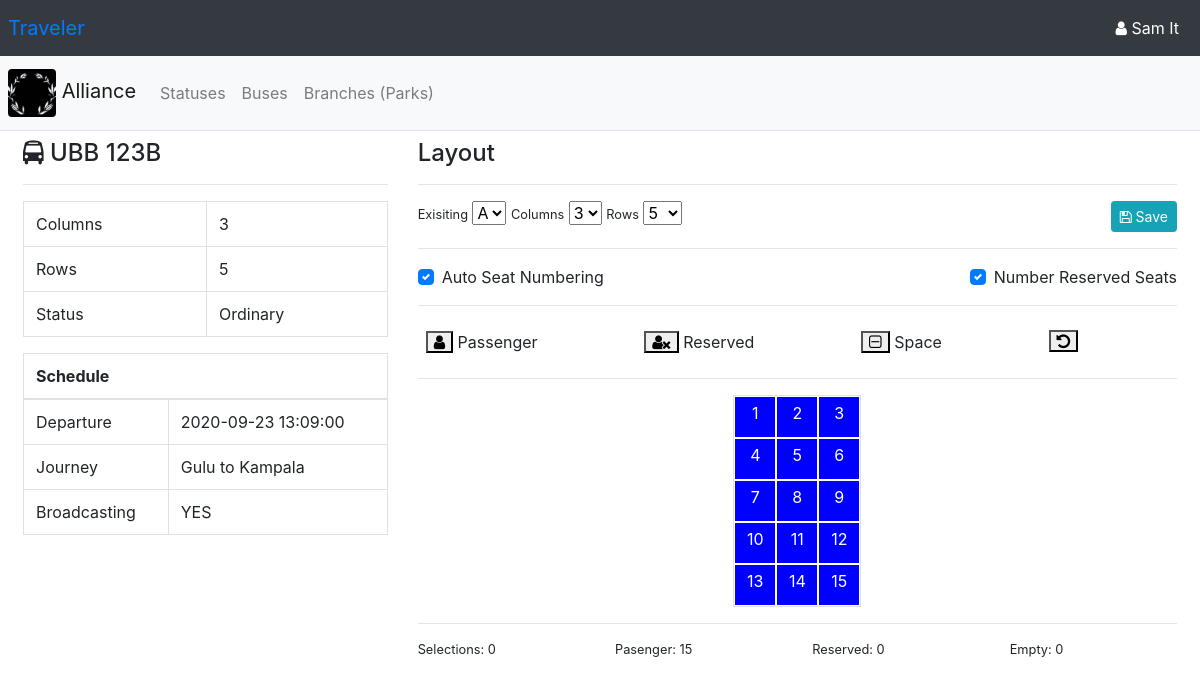
The page /company/1/buses/1 (signed in) on the database as committed earlier.
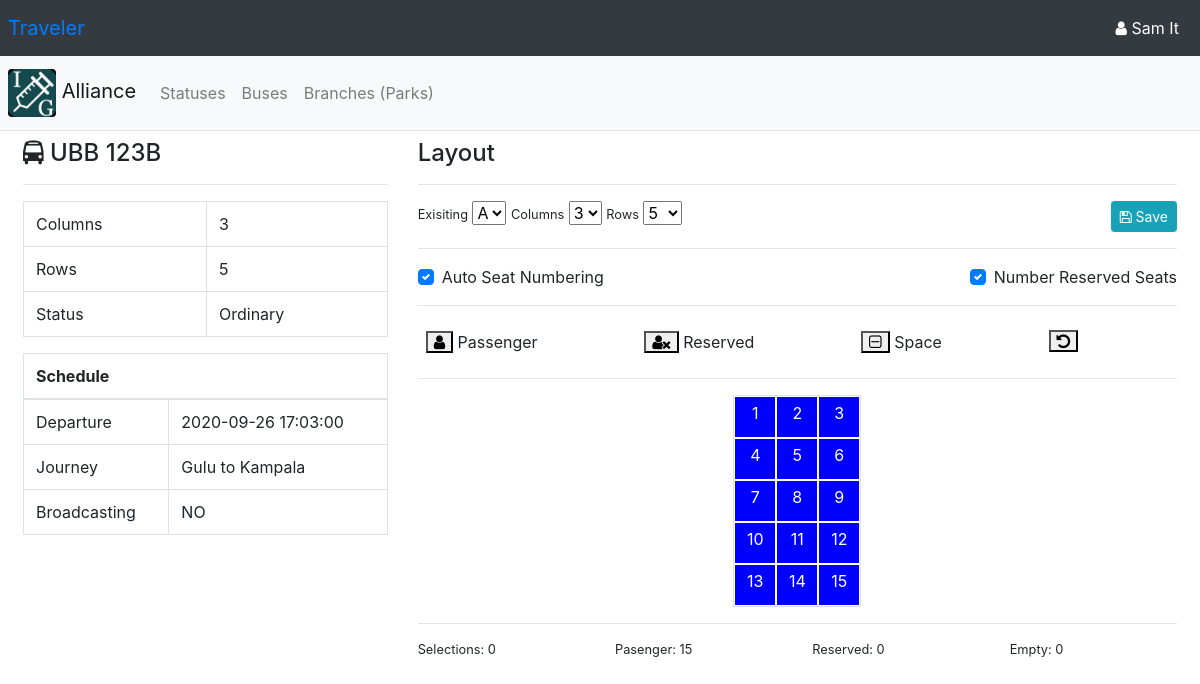
The same page on the database as committed later.
### app/models/models.py (models this page shows, shortened)
class Profile(db.Model):
    id = db.Column(db.Integer, primary_key=True)
    first_name = db.Column(db.String(64))
    last_name = db.Column(db.String(64))
    telephone = db.Column(db.String(16))
    is_admin = db.Column(db.Boolean())
    is_manager = db.Column(db.Boolean())
    is_cashier = db.Column(db.Boolean())
    branch_id = db.Column(db.Integer, db.ForeignKey("branch.id"))
    user_id = db.Column(db.Integer, db.ForeignKey("user.id", ondelete="CASCADE"))
    def display_name(self):
        return f"{self.first_name} {self.last_name}"

class Company(db.Model):
    id = db.Column(db.Integer, primary_key=True)
    name = db.Column(db.String(64))
    logo = db.Column(db.String(64))
    branches = db.relationship("Branch", backref="company")
    buses = db.relationship("Bus", backref="company")
    statuses = db.relationship("Status", backref="company")

class Bus(db.Model):
    id = db.Column(db.Integer, primary_key=True)
    number = db.Column(db.String(16))
    columns = db.Column(db.Integer)
    rows = db.Column(db.Integer)
    broadcast = db.Column(db.Boolean)
    departure_time = db.Column(db.DateTime)
    booking_deadline = db.Column(db.DateTime)
    company_id = db.Column(db.Integer, db.ForeignKey("company.id"))
    status_id = db.Column(db.Integer, db.ForeignKey("status.id"))
    journey_id = db.Column(db.Integer, db.ForeignKey("journey.id"))
    grids = db.relationship("Grid", backref="bus")
    def grids_dict(self):
        grids = [grid.grid_dict() for grid in self.grids]
        return json.dumps(grids).replace('"', '')

class Status(db.Model):
    id = db.Column(db.Integer, primary_key=True)
    name = db.Column(db.String(64))
    default = db.Column(db.Boolean, default=False)
    company_id = db.Column(db.Integer, db.ForeignKey("company.id"))
    pricings = db.relationship("Pricing", backref="status")
    buses = db.relationship("Bus", backref="status")
    def __str__(self):
        return self.name

class Journey(db.Model):
    id = db.Column(db.Integer, primary_key=True)
    from_ = db.Column(db.String(64))
    to = db.Column(db.String(64))
    distance = db.Column(db.Float)
    duration = db.Column(db.Float)
    branch_id = db.Column(db.Integer, db.ForeignKey("branch.id"))
    buses = db.relationship("Bus", backref="journey")
    pickups = db.relationship("Pickup", backref="journey")
    pricings = db.relationship("Pricing", backref="journey")
    def __str__(self):
        return f"{self.from_} to {self.to}"

### app/WEB/views/company.py (the view)
@company_bp.route("/<int:company_id>/buses/<int:bus_id>", methods=["GET"])
def get_company_bus(company_id, bus_id):
    company = Company.query.get(company_id)
    bus = Bus.query.get(bus_id)
    update_bus_layout_form = UpdateBusLayoutForm(obj=bus)
    return render_template("bus/company-bus.html", bus=bus, company=company, update_bus_layout_form=update_bus_layout_form)

### app/WEB/forms/bus.py (shortened to what this page needs)
class UpdateBusLayoutForm(FlaskForm):
	layout = StringField(validators=[DataRequired()], widget=HiddenInput())
	columns = SelectField("Columns", validators=[DataRequired()], coerce=int)
	rows = SelectField("Rows", validators=[DataRequired()], coerce=int)
	submit = SubmitField('Save')
	def __init__(self, *args, **kwargs):
		super().__init__(*args, **kwargs)
		self.columns.choices = columns_choices
		self.rows.choices = rows_choices

### app/WEB/context_processors.py (called while the page is built)
@app.context_processor
def company():
	if current_user.is_authenticated:
		branch = current_user.profile.branch
		if branch:
			return {
				"branch": branch,
				"company": branch.company,
			}
	return {}

### app/models/models.py (called while the page is built)
    def grid_dict(self):
        return {"id":self.id, "index":self.index, "grid_type":self.grid_type, "number":self.number, "label":self.label, "booking_id":self.booking_id,"booked":bool(self.booking)}

    def __str__(self):
        return self.profile.display_name()

### app/setup.py (called while the page is built)
@login_manager.user_loader
def load_user(user_id):
	return User.query.get(user_id)

### app/templates/bus/company-bus.html
{% extends 'company/company.html' %}
{% block company_content %}
<div class="row p-2 m-0">
	<div class="col-md-4">
		<h4><span class="fa fa-bus"></span> {{bus.number}}</h4>
		<hr>
		<table class="table table-bordered">
			<tbody>
				<tr>
					<td>Columns</td><td>{{bus.columns}}</td>
				</tr>
				<tr>
					<td>Rows</td><td>{{bus.rows}}</td>
				</tr>
				<tr>
					<td>Status</td><td>{{bus.status}}</td>
				</tr>
			</tbody>
		</table>
		<table class="table table-bordered">
			<tbody>
				<thead>
					<th colspan="2">Schedule</th>
				</thead>
				<tr>
					<td>Departure</td><td>{{bus.departure_time}}</td>
				</tr>
				<tr>
					<td>Journey</td><td>{{bus.journey}}</td>
				</tr>
				<tr>
					<td>Broadcasting</td><td>{% if bus.broadcast %}YES{% else %}NO{% endif %}</td>
				</tr>
			</tbody>
		</table>
	</div>
	<div class="col-md-8">
		{% include 'bus/bus-layout.html' %}
	</div>
</div>
{% endblock %}

### app/templates/company/company.html (shortened to what this page needs)
{% extends 'company/company-base.html' %}

### app/templates/company/company-base.html (shortened to what this page needs)
{% extends 'index/admin-base.html' %}
{% block content %}
<nav class="navbar navbar-expand-lg navbar-light bg-light p-2 border-bottom fixed d-flex">
	<a class="navbar-brand" href="{{url_for('company.get_company', company_id=company.id)}}"><img class="img-fluid rounded" style="width: 3rem;" src="{{url_for('company.get_company_logo', logoname=company.logo)}}" /> {{company.name}}</a>
	<div class="collapse navbar-collapse" id="navbarSupportedContent">
		<ul class="navbar-nav mr-auto">
			<li class="nav-item {% block active_statuses %}{% endblock %}">
				<a class="nav-link" href="{{ url_for('company.get_company_statuses', company_id=company.id) }}">Statuses</a>
			</li>
			<li class="nav-item {% block active_buses %}{% endblock %}">
				<a class="nav-link" href="{{ url_for('company.get_company_buses', company_id=company.id) }}">Buses</a>
			</li>
			<li class="nav-item {% block active_branches %}{% endblock %}">
				<a class="nav-link" href="{{ url_for('company.get_company_branches', company_id=company.id) }}">Branches (Parks)</a>
			</li>
		</ul>
	</div>
</nav>
{% block company_content %}
{% endblock %}
{% endblock %}

### app/templates/index/admin-base.html (shortened to what this page needs)
{% extends 'base.html' %}
{% block body %}
	<body>
		<div class="bg-dark d-flex p-2">
			<div class="flex-fill">
				<a href="{{url_for('index.index')}}" class="navbar-brand">
					Traveler
	            </a>
            </div>
            <button type="button" class="btn btn-dark" data-toggle="dropdown">
				<span class="fa fa-user"></span> {{current_user}}</span>
			</button>
        </div>
		{% block content %}
		{% endblock %}
	</body>
{% endblock %}

### app/templates/base.html (shortened to what this page needs)
<html>
	<head>
		<link rel="stylesheet" type="text/css" href="{{ url_for('static', filename='css/bootstrap.min.css') }}">
		<link rel="stylesheet" type="text/css" href="{{ url_for('static', filename='css/cropper.min.css') }}">
		<link rel="stylesheet" type="text/css" href="{{ url_for('static', filename='css/tempusdominus-bootstrap-4.min.css') }}">
		<link rel="stylesheet" type="text/css" href="{{ url_for('static', filename='css/style.css') }}">
		<link rel="stylesheet" type="text/css" href="{{ url_for('static', filename='css/font-awesome.min.css') }}">
	</head>
	<body>
		{% block body %}
		{% endblock %}
	</body>
</html>

### app/templates/bus/bus-layout.html (shortened to what this page needs)
<h4 class="flex-fill">Layout </h4>
<hr>
<form class="-flex" method="POST" action="{{ url_for('bus.update_bus_layout', bus_id=bus.id) }}">
	<small>Exisiting</small>
	<select id="layout-selector" onchange="">
		<option>A</option>
	</select>
	<small>{{update_bus_layout_form.columns.label}}</small> {{ update_bus_layout_form.columns(onchange="setCols(event)") }}
	<small>{{update_bus_layout_form.rows.label}}</small> {{ update_bus_layout_form.rows(onchange="setRows(event)") }}
	<button class="btn btn-info btn-sm float-right"><span class="fa fa-save"></span> Save</button>
</form>
<hr>
<div class="form-group d-flex">
	<div class="custom-control custom-checkbox flex-fill">
		<label class="custom-control-label" for="autoSeatNumbering">Auto Seat Numbering</label>
	</div>
	<div class="custom-control custom-checkbox">
		<label class="custom-control-label" for="numberReservedSeats">Number Reserved Seats</label>
	</div>
</div>
<hr>
<div class="d-flex">
	<div class="p-2 flex-fill">
		<button class="flex-fill" onclick="changeGridItems(1)"><span class="fa fa-user"></span></button>
		Passenger
	</div>
	<div class="p-2 flex-fill">
		<button class="flex-fill" onclick="changeGridItems(2)"><span class="fa fa-user-times"></span></button>
		Reserved
	</div>
	<div class="p-2 flex-fill">
		<button class="flex-fill"  onclick="changeGridItems(0)"><span class="fa fa-minus-square-o"></span></button>
		Space
	</div>
	<div class="p-2 flex-fill">
		<button class="flex-fill"><span class="fa fa-undo"></span></button>
	</div>
</div>
<hr>
<div align="center">
	<div id="grid" class="grid border"></div>
</div>
<hr>
<div class="row">
	<div class="col"><small>Selections: </small><small id="selection-count">3</small></div>
	<div class="col"><small>Pasenger: </small><small id="passenger-count">3</small></div>
	<div class="col"><small>Reserved: </small><small id="reserved-count">3</small></div>
	<div class="col"><small>Empty: </small><small id="empty-count">3</small></div>
</div>

### app/static/css/style.css (style rules this page uses)
.fixed { position:sticky; top:0; z-index:1 }
.grid { position: relative; }

Rows that differ between the two databases and show on the page:
changed Company "Alliance": logo: a different picture
changed Bus "UBB 123B": departure_time "2020-09-23 13:09:00" → "2020-09-26 17:03:00"
Other text that changed with them:
text no longer shown: "YES"
text now shown: "NO"
